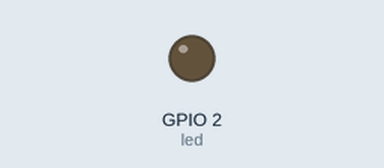
The program below on a simulated ESP32 board running MicroPython. On the bench: output pins drawn as LEDs (lit = HIGH).

Above: at 0.15 s.
Timing chart, 0 to 1.6 s (numbered marks = the images above):
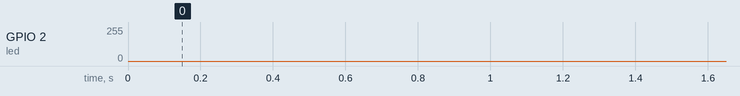

The program:

prj001.py
```python
from machine import Pin, PWM
from time import sleep

frequency = 1000
duty_cycle = 0
led = PWM(Pin(2), freq=frequency, duty=duty_cycle)

while True:
    for duty in range(0, 1023,1):#0最亮 1023最暗
        led.duty(duty)
        sleep(0.001)
    for duty in range(1023, 0,-1):
        led.duty(duty)
        sleep(0.001)
```
